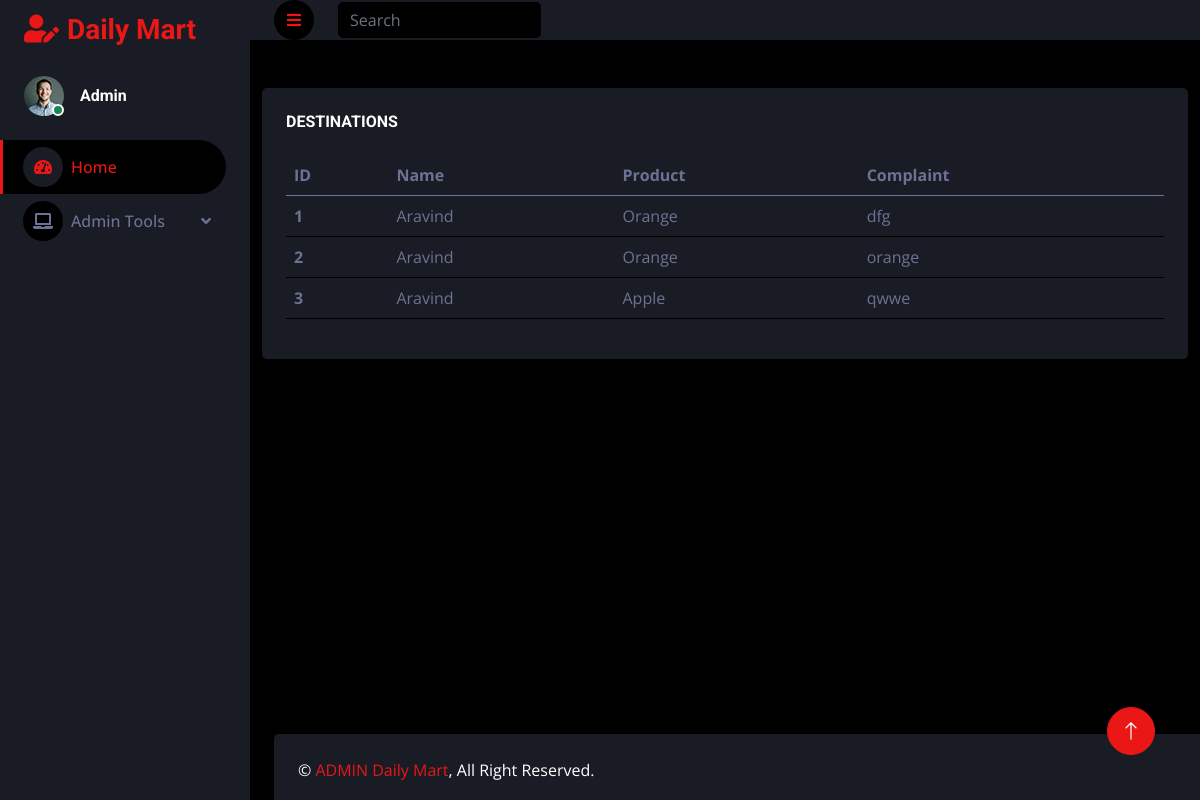
The page /complaintlist/ on the database its author committed.
### USERAPP/models.py (models this page shows)
class Complaint(models.Model):
    userid = models.ForeignKey(Register, on_delete=models.CASCADE)
    productid = models.ForeignKey(Product, on_delete=models.CASCADE)
    complaint = models.CharField(max_length=255)

class Register(models.Model):
    Username = models.CharField(max_length=15, default='')
    Phone_no = models.CharField(max_length=10, default='')
    Email = models.EmailField()
    Password = models.CharField(max_length=8)

### ADMINAPP/models.py (models this page shows)
class Product(models.Model):
    productName = models.CharField(max_length=15)
    productDescription = models.TextField()
    productPrice=models.IntegerField()
    productImage = models.ImageField(upload_to='PRODUCT_IMAGE',default='null.jpg')
    category = models.CharField(max_length=100,default='0')
    stock = models.IntegerField()

### ADMINAPP/views.py (the view)
# urls.py: path('complaintlist/',views.complaintlist,name="complaintlist"),
def complaintlist(request):
       data=Complaint.objects.all()
       return render(request,'viewcomplaint.html',{'data':data})

### ADMINAPP/templates/viewcomplaint.html
{% extends 'index.html' %}
{% block content %}
{% load static %}
<div class="container my-5">
    <div class="row justify-content-center">
        <div class="col-12">
            <div class="bg-secondary rounded p-4">
                <h6 class="mb-4">DESTINATIONS</h6>
                <table class="table">
                    <thead>
                        <tr>
                            <th scope="col">ID</th>
                            <th scope="col">Name</th>
                            <th scope="col">Product</th>
                            <th scope="col">Complaint</th>
                        </tr>
                    </thead>
                    <tbody>
                        {% for i in data %}
                        <tr>
                            <th scope="row">{{forloop.counter}}</th>
                            <td>{{i.userid.Username}}</td>
                            <td>{{i.productid.productName}}</td>
                            <td>{{i.complaint}}</td>
                        </tr>
                        {% endfor %}
                    </tbody>
                </table>
            </div>
        </div>
    </div>
</div>
{% endblock %}

### ADMINAPP/static/user/css/style.css (style rules this page uses)
:root { --primary: #EB1616; --secondary: #191C24; --light: #6C7293; --dark: #000000; }

### rows shown on the page
Complaint: userid.Username "Aravind", productid.productName "Orange", complaint "dfg"
Complaint: userid.Username "Aravind", productid.productName "Orange", complaint "orange"
Complaint: userid.Username "Aravind", productid.productName "Apple", complaint "qwwe"
